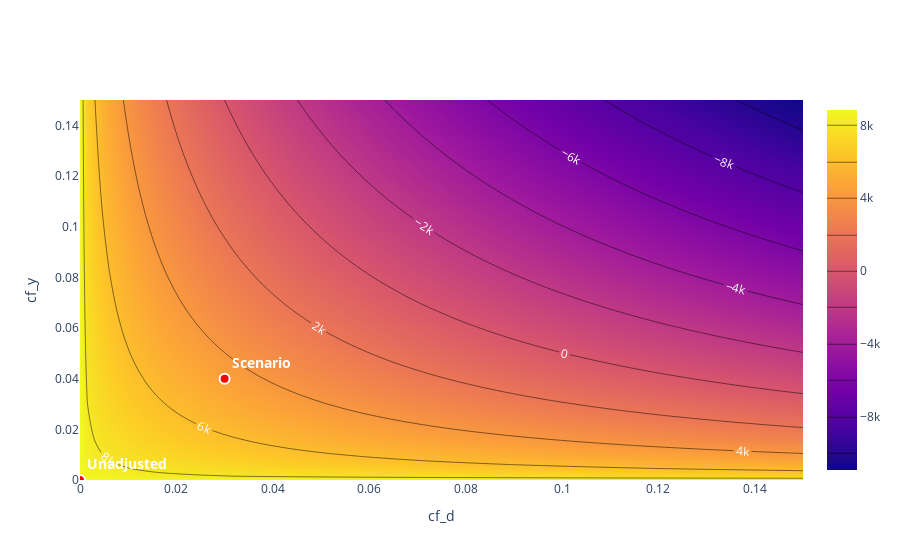

Source (notebook cell):
### Markdown cell above
Our robustness values are similar to the ones in the paper. The effect estimate is robust in the sense that unobserved confounders (e.g. latent firm characteristics) would have to account for at least $7,1\%$ of the residual variation (in the outcome and treatment) to reduce the lower bound on the effect to zero. Including estimation uncertainty unobserved confounders still have to explain $5.3\%$ of the residual variation to render the effect estimate insignificant.

### Code cell
dml_plr_obj.sensitivity_plot()

### Figure 1 — Plotly figure (JSON) as saved in the notebook; plotly's stock layout.template omitted (floating-point values rounded to 4 significant figures; data arrays with more than 128 entries replaced by an {"elided": "..."} marker saying what was removed)
{"data": [{"contours": {"coloring": "heatmap", "labelfont": {"color": "white", "size": 12}, "showlabels": true}, "hovertemplate": "cf_d: %{x:.3f}<br>cf_y : %{y:.3f}</b><br>Bound: %{z:.3f}</b>", "name": "Contour", "type": "contour", "x": [0, 0.001515, 0.00303, 0.004545, 0.006061, 0.007576, 0.009091, 0.01061, 0.01212, 0.01364, 0.01515, 0.01667, 0.01818, 0.0197, 0.02121, 0.02273, 0.02424, 0.02576, 0.02727, 0.02879, 0.0303, 0.03182, 0.03333, 0.03485, 0.03636, 0.03788, 0.03939, 0.04091, 0.04242, 0.04394, 0.04545, 0.04697, 0.04848, 0.05, 0.05152, 0.05303, 0.05455, 0.05606, 0.05758, 0.05909, 0.06061, 0.06212, 0.06364, 0.06515, 0.06667, 0.06818, 0.0697, 0.07121, 0.07273, 0.07424, 0.07576, 0.07727, 0.07879, 0.0803, 0.08182, 0.08333, 0.08485, 0.08636, 0.08788, 0.08939, 0.09091, 0.09242, 0.09394, 0.09545, 0.09697, 0.09848, 0.1, 0.1015, 0.103, 0.1045, 0.1061, 0.1076, 0.1091, 0.1106, 0.1121, 0.1136, 0.1152, 0.1167, 0.1182, 0.1197, 0.1212, 0.1227, 0.1242, 0.1258, 0.1273, 0.1288, 0.1303, 0.1318, 0.1333, 0.1348, 0.1364, 0.1379, 0.1394, 0.1409, 0.1424, 0.1439, 0.1455, 0.147, 0.1485, 0.15], "y": [0, 0.001515, 0.00303, 0.004545, 0.006061, 0.007576, 0.009091, 0.01061, 0.01212, 0.01364, 0.01515, 0.01667, 0.01818, 0.0197, 0.02121, 0.02273, 0.02424, 0.02576, 0.02727, 0.02879, 0.0303, 0.03182, 0.03333, 0.03485, 0.03636, 0.03788, 0.03939, 0.04091, 0.04242, 0.04394, 0.04545, 0.04697, 0.04848, 0.05, 0.05152, 0.05303, 0.05455, 0.05606, 0.05758, 0.05909, 0.06061, 0.06212, 0.06364, 0.06515, 0.06667, 0.06818, 0.0697, 0.07121, 0.07273, 0.07424, 0.07576, 0.07727, 0.07879, 0.0803, 0.08182, 0.08333, 0.08485, 0.08636, 0.08788, 0.08939, 0.09091, 0.09242, 0.09394, 0.09545, 0.09697, 0.09848, 0.1, 0.1015, 0.103, 0.1045, 0.1061, 0.1076, 0.1091, 0.1106, 0.1121, 0.1136, 0.1152, 0.1167, 0.1182, 0.1197, 0.1212, 0.1227, 0.1242, 0.1258, 0.1273, 0.1288, 0.1303, 0.1318, 0.1333, 0.1348, 0.1364, 0.1379, 0.1394, 0.1409, 0.1424, 0.1439, 0.1455, 0.147, 0.1485, 0.15], "z": {"elided": "100x100 float values"}}, {"hovertemplate": "cf_d: %{x:.3f}<br>cf_y : %{y:.3f}</b><br>Bound: 4567.713</b>", "marker": {"color": "red", "line": {"color": "white", "width": 2}, "size": 10}, "mode": "markers+text", "name": "Scenario", "showlegend": false, "text": ["<b>Scenario</b>"], "textfont": {"color": "white", "size": 14}, "textposition": "top right", "type": "scatter", "x": [0.03], "y": [0.04]}, {"hovertemplate": "cf_d: %{x:.3f}<br>cf_y : %{y:.3f}</b><br>Bound: 8843.744</b>", "marker": {"color": "red", "line": {"color": "white", "width": 2}, "size": 10}, "mode": "markers+text", "name": "Unadjusted", "showlegend": false, "text": ["<b>Unadjusted</b>"], "textfont": {"color": "white", "size": 14}, "textposition": "top right", "type": "scatter", "x": [0], "y": [0]}], "layout": {"title": {}, "xaxis": {"range": [0, 0.15], "title": {"text": "cf_d"}}, "yaxis": {"range": [0, 0.15], "title": {"text": "cf_y "}}}}
